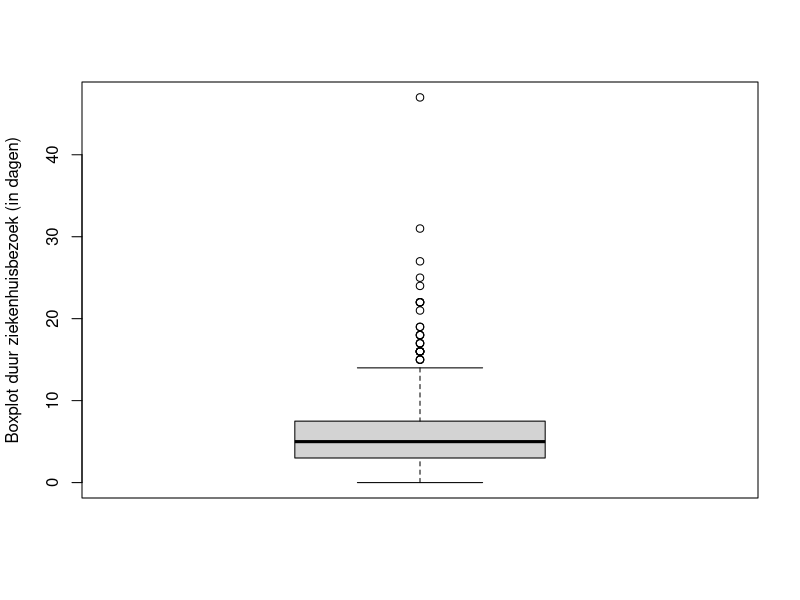
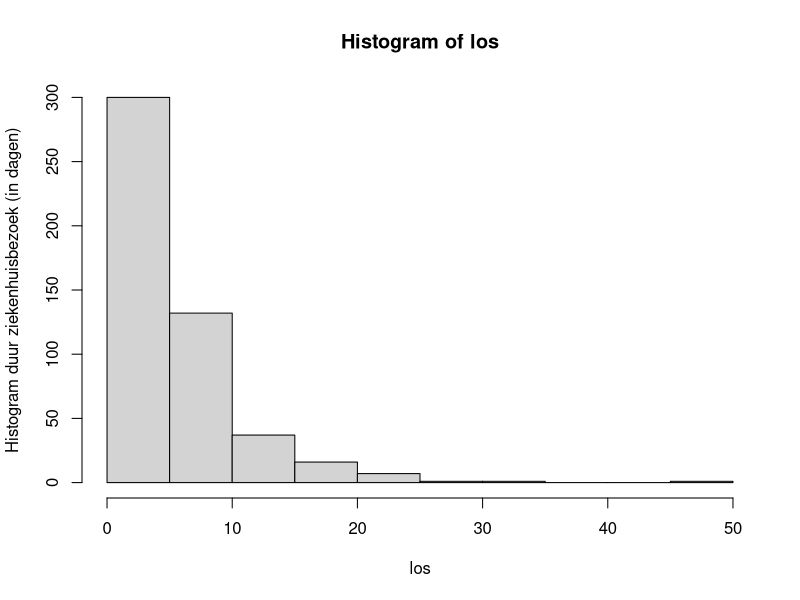
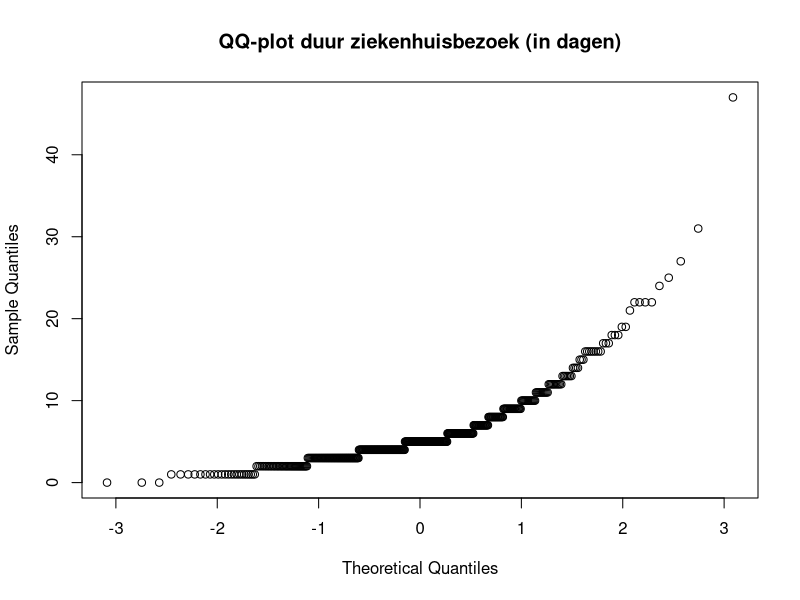
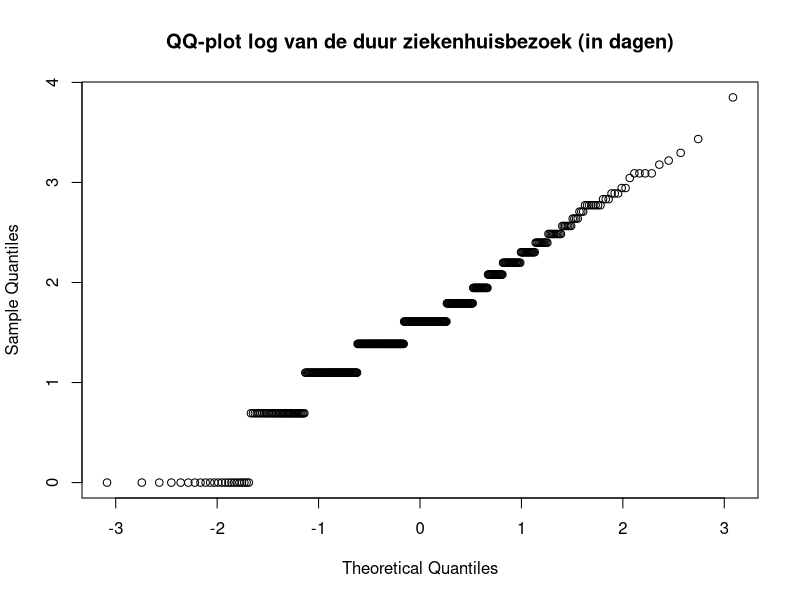
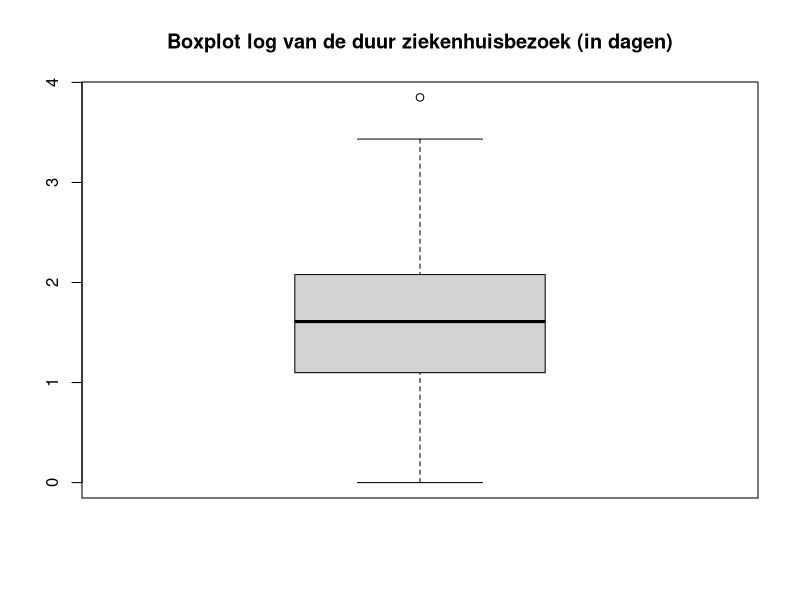
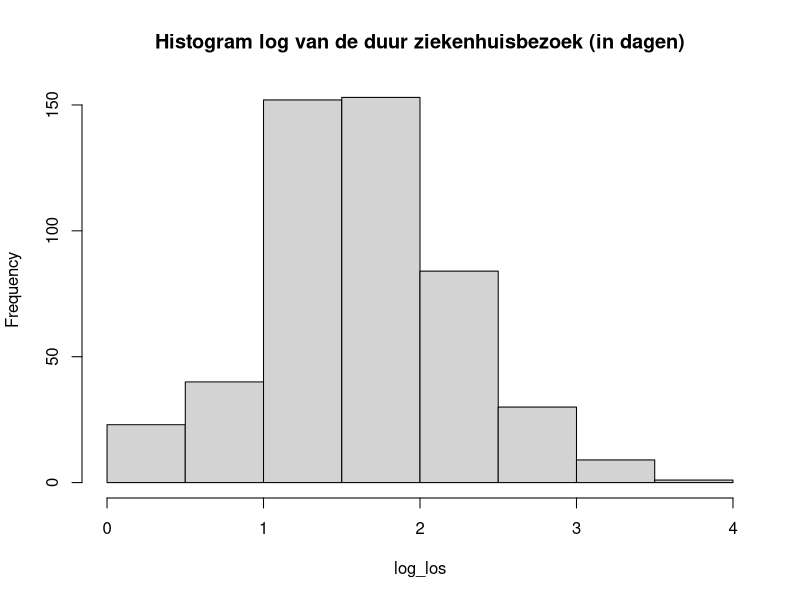
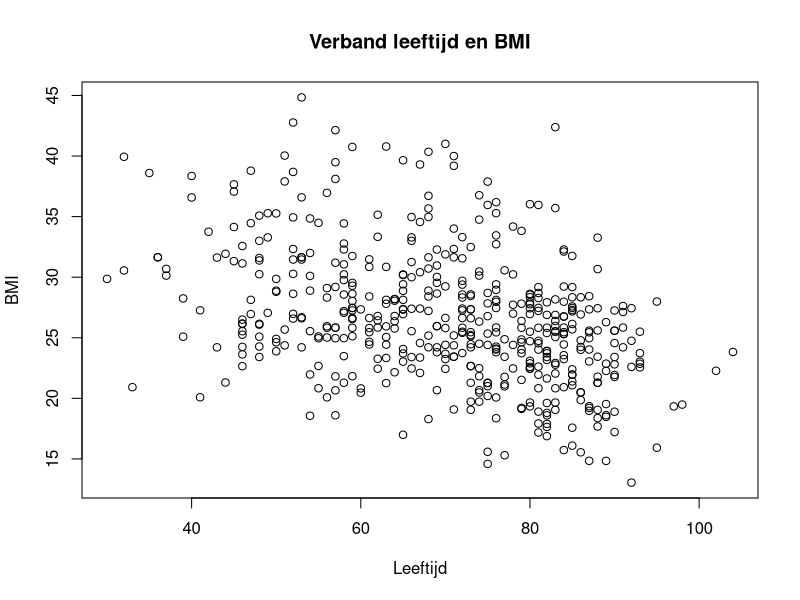

Generate these figures, in order, with R:
# Gegevens van heart.csv bestand
data <- read.table(file="heart.csv",header=TRUE,sep=";",dec=",")

# Verwijder de nodige rijen op basis van studienummer s0181217
i <- 2
j <- 1
k <- 7
data <- data[-c(k+1, j+1, i+1, j*k+1, i*j+1, i*k+1, i*j*k+1, i+j+k+1), ]

# 1. Bestudeer en bespreek de verdeling van de variabele los.
# Bespreek hiertoe gepaste grafische voorstellingen
# Ga ook op een formele manier na of de gegevens normaal verdeeld zijn.
# Indien dit niet het geval is, in welke zin wijken de gegevens af van normaal verdeelde gegevens.
# Kan je de gegevens transformeren naar normaal verdeelde gegevens? Bespreek.
los <- data$los
print(paste0("IQR: ", IQR(los)))
print(paste0("standaardeviatie: ", sd(los)))
min_max <- range(data$los)
min <- min_max[1]
max <- min_max[2]
print(paste0("Min: ", min))
print(paste0("Max: ", max))
print(paste0("Range: ", max-min))
boxplot(los, ylab="Boxplot duur ziekenhuisbezoek (in dagen)") # Boxplot assymetrisch
hist(los, ylab="Histogram duur ziekenhuisbezoek (in dagen)") # Assymetrisch # https://www.datamentor.io/r-programming/histogram/
# https://www.rdocumentation.org/packages/stats/versions/3.6.2/topics/qqnorm
# https://stackoverflow.com/questions/15589601/print-string-and-variable-contents-on-the-same-line-in-r
# https://stackoverflow.com/questions/6123378/how-to-read-in-numbers-with-a-comma-as-decimal-separator
# Strategie Computerzitting R1 2 p.4
qqnorm(los, main="QQ-plot duur ziekenhuisbezoek (in dagen)") # Qqnorm om te bepalen of normaal verdeeld, indien normaal zou dit lineair moeten zijn
# Bovenstaand plot vertoont een exponentieel verband, onderzoeken of we een lineair verband krijgen indien we de log nemen
log_los <- log(los)
log_los <- log_los[is.finite(log_los)] # Verwijder de oneindige waarden (met oneindig wil R niet plotten bij mij) # src: https://stackoverflow.com/questions/36590230/how-to-remove-rows-with-inf-from-a-dataframe-in-r
qqnorm(log_los, main="QQ-plot log van de duur ziekenhuisbezoek (in dagen)")
boxplot(log_los, main="Boxplot log van de duur ziekenhuisbezoek (in dagen)")
hist(log_los, main="Histogram log van de duur ziekenhuisbezoek (in dagen)")
print(paste0("Approx: X~N(", mean(log_los), ", ", sd(log_los), ")"))

# 2. Hangt de duur van het ziekenhuisverblijf af van het levend of gestorven zijn van de
# patiënten? M.a.w. is de duur van het ziekenhuisverblijf identiek verdeeld bij de popu-
# latie levende en gestorven patiënten? Voer een gepaste test uit.
# H_0: ze zijn afhankelijk van elkaar
# H_1: Niet afhankelijk van elkaar
# Schatter voor gemiddelde en sd ziekenhuisverblijf en zien of beide groepen binnen het aanvaardingsgebied vallen


# 3. Ga na of er een verband is tussen het type hartinfarct en de ontslagstatus uit het ziekenhuis
# na opname. Voer opnieuw een gepaste test uit.
# H_0: ze zijn afhankelijk van elkaar
# H_1: Niet afhankelijk van elkaar

# 4. Kan je uit de leeftijd van de patiënt het BMI voorspellen? Beschrijf uitvoerig.
# Verband tussen twee continue variabelen
plot(data$age, data$bmi, type="p", xlab="Leeftijd", ylab="BMI", main="Verband leeftijd en BMI")